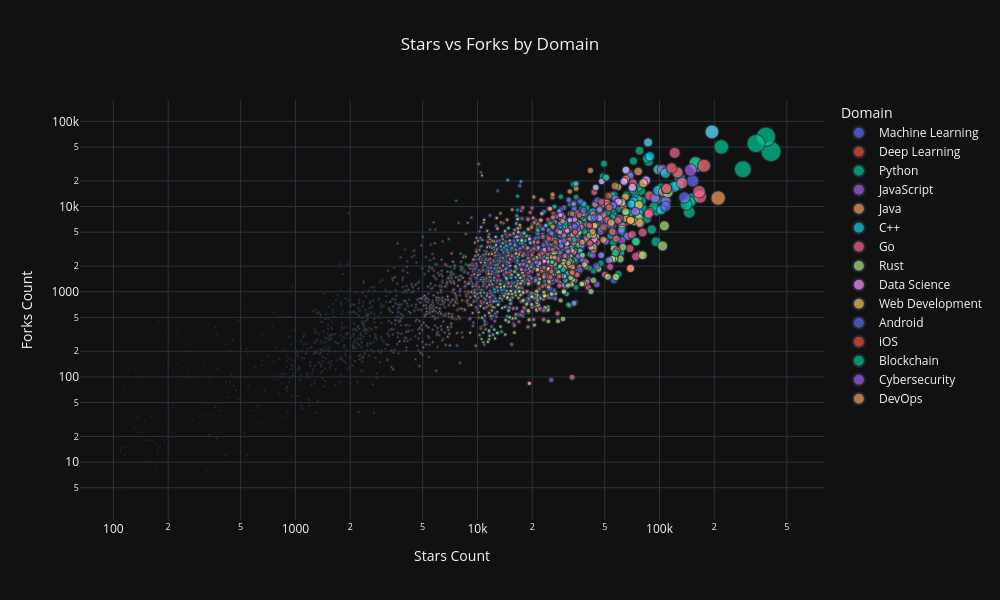

Source (notebook cell):
### Markdown cell above
# 8. Interactive Visualizations with Plotly (if available)

### Code cell
# Interactive visualizations will only run if plotly is available
if plotly_available:
    # Interactive scatter plot: Stars vs Forks colored by Domain
    fig = px.scatter(df, 
                     x='Stars Count', 
                     y='Forks Count', 
                     color='Domain',
                     size='Stars Count',
                     hover_data=['Repository Name', 'Owner Login', 'Primary Language'],
                     title='Interactive: Stars vs Forks by Domain',
                     width=1000, 
                     height=600)

    fig.update_layout(
        title={'text': "Stars vs Forks by Domain", 'x': 0.5, 'xanchor': 'center'},
        xaxis_title="Stars Count",
        yaxis_title="Forks Count")
    
    fig.update_xaxes(type="log")
    fig.update_yaxes(type="log")

    fig.update_layout(template="plotly_dark")
fig.update_layout(template="plotly_dark")
fig.show()

### Figure 1 — Plotly figure (JSON) as saved in the notebook; plotly's stock layout.template omitted (floating-point values rounded to 4 significant figures; data arrays with more than 128 entries replaced by an {"elided": "..."} marker saying what was removed)
{"data": [{"customdata": {"elided": "200x3 str values"}, "hovertemplate": "Domain=Machine Learning<br>Stars Count=%{marker.size}<br>Forks Count=%{y}<br>Repository Name=%{customdata[0]}<br>Owner Login=%{customdata[1]}<br>Primary Language=%{customdata[2]}<extra></extra>", "legendgroup": "Machine Learning", "marker": {"color": "#636efa", "size": {"elided": "200 int values"}, "sizemode": "area", "sizeref": 1024.0, "symbol": "circle"}, "mode": "markers", "name": "Machine Learning", "showlegend": true, "type": "scattergl", "x": {"elided": "200 int values"}, "xaxis": "x", "y": {"elided": "200 int values"}, "yaxis": "y"}, {"customdata": {"elided": "200x3 str values"}, "hovertemplate": "Domain=Deep Learning<br>Stars Count=%{marker.size}<br>Forks Count=%{y}<br>Repository Name=%{customdata[0]}<br>Owner Login=%{customdata[1]}<br>Primary Language=%{customdata[2]}<extra></extra>", "legendgroup": "Deep Learning", "marker": {"color": "#EF553B", "size": {"elided": "200 int values"}, "sizemode": "area", "sizeref": 1024.0, "symbol": "circle"}, "mode": "markers", "name": "Deep Learning", "showlegend": true, "type": "scattergl", "x": {"elided": "200 int values"}, "xaxis": "x", "y": {"elided": "200 int values"}, "yaxis": "y"}, {"customdata": {"elided": "200x3 str values"}, "hovertemplate": "Domain=Python<br>Stars Count=%{marker.size}<br>Forks Count=%{y}<br>Repository Name=%{customdata[0]}<br>Owner Login=%{customdata[1]}<br>Primary Language=%{customdata[2]}<extra></extra>", "legendgroup": "Python", "marker": {"color": "#00cc96", "size": {"elided": "200 int values"}, "sizemode": "area", "sizeref": 1024.0, "symbol": "circle"}, "mode": "markers", "name": "Python", "showlegend": true, "type": "scattergl", "x": {"elided": "200 int values"}, "xaxis": "x", "y": {"elided": "200 int values"}, "yaxis": "y"}, {"customdata": {"elided": "200x3 str values"}, "hovertemplate": "Domain=JavaScript<br>Stars Count=%{marker.size}<br>Forks Count=%{y}<br>Repository Name=%{customdata[0]}<br>Owner Login=%{customdata[1]}<br>Primary Language=%{customdata[2]}<extra></extra>", "legendgroup": "JavaScript", "marker": {"color": "#ab63fa", "size": {"elided": "200 int values"}, "sizemode": "area", "sizeref": 1024.0, "symbol": "circle"}, "mode": "markers", "name": "JavaScript", "showlegend": true, "type": "scattergl", "x": {"elided": "200 int values"}, "xaxis": "x", "y": {"elided": "200 int values"}, "yaxis": "y"}, {"customdata": {"elided": "200x3 str values"}, "hovertemplate": "Domain=Java<br>Stars Count=%{marker.size}<br>Forks Count=%{y}<br>Repository Name=%{customdata[0]}<br>Owner Login=%{customdata[1]}<br>Primary Language=%{customdata[2]}<extra></extra>", "legendgroup": "Java", "marker": {"color": "#FFA15A", "size": {"elided": "200 int values"}, "sizemode": "area", "sizeref": 1024.0, "symbol": "circle"}, "mode": "markers", "name": "Java", "showlegend": true, "type": "scattergl", "x": {"elided": "200 int values"}, "xaxis": "x", "y": {"elided": "200 int values"}, "yaxis": "y"}, {"customdata": {"elided": "200x3 str values"}, "hovertemplate": "Domain=C++<br>Stars Count=%{marker.size}<br>Forks Count=%{y}<br>Repository Name=%{customdata[0]}<br>Owner Login=%{customdata[1]}<br>Primary Language=%{customdata[2]}<extra></extra>", "legendgroup": "C++", "marker": {"color": "#19d3f3", "size": {"elided": "200 int values"}, "sizemode": "area", "sizeref": 1024.0, "symbol": "circle"}, "mode": "markers", "name": "C++", "showlegend": true, "type": "scattergl", "x": {"elided": "200 int values"}, "xaxis": "x", "y": {"elided": "200 int values"}, "yaxis": "y"}, {"customdata": {"elided": "200x3 str values"}, "hovertemplate": "Domain=Go<br>Stars Count=%{marker.size}<br>Forks Count=%{y}<br>Repository Name=%{customdata[0]}<br>Owner Login=%{customdata[1]}<br>Primary Language=%{customdata[2]}<extra></extra>", "legendgroup": "Go", "marker": {"color": "#FF6692", "size": {"elided": "200 int values"}, "sizemode": "area", "sizeref": 1024.0, "symbol": "circle"}, "mode": "markers", "name": "Go", "showlegend": true, "type": "scattergl", "x": {"elided": "200 int values"}, "xaxis": "x", "y": {"elided": "200 int values"}, "yaxis": "y"}, {"customdata": {"elided": "200x3 str values"}, "hovertemplate": "Domain=Rust<br>Stars Count=%{marker.size}<br>Forks Count=%{y}<br>Repository Name=%{customdata[0]}<br>Owner Login=%{customdata[1]}<br>Primary Language=%{customdata[2]}<extra></extra>", "legendgroup": "Rust", "marker": {"color": "#B6E880", "size": {"elided": "200 int values"}, "sizemode": "area", "sizeref": 1024.0, "symbol": "circle"}, "mode": "markers", "name": "Rust", "showlegend": true, "type": "scattergl", "x": {"elided": "200 int values"}, "xaxis": "x", "y": {"elided": "200 int values"}, "yaxis": "y"}, {"customdata": {"elided": "200x3 str values"}, "hovertemplate": "Domain=Data Science<br>Stars Count=%{marker.size}<br>Forks Count=%{y}<br>Repository Name=%{customdata[0]}<br>Owner Login=%{customdata[1]}<br>Primary Language=%{customdata[2]}<extra></extra>", "legendgroup": "Data Science", "marker": {"color": "#FF97FF", "size": {"elided": "200 int values"}, "sizemode": "area", "sizeref": 1024.0, "symbol": "circle"}, "mode": "markers", "name": "Data Science", "showlegend": true, "type": "scattergl", "x": {"elided": "200 int values"}, "xaxis": "x", "y": {"elided": "200 int values"}, "yaxis": "y"}, {"customdata": {"elided": "200x3 str values"}, "hovertemplate": "Domain=Web Development<br>Stars Count=%{marker.size}<br>Forks Count=%{y}<br>Repository Name=%{customdata[0]}<br>Owner Login=%{customdata[1]}<br>Primary Language=%{customdata[2]}<extra></extra>", "legendgroup": "Web Development", "marker": {"color": "#FECB52", "size": {"elided": "200 int values"}, "sizemode": "area", "sizeref": 1024.0, "symbol": "circle"}, "mode": "markers", "name": "Web Development", "showlegend": true, "type": "scattergl", "x": {"elided": "200 int values"}, "xaxis": "x", "y": {"elided": "200 int values"}, "yaxis": "y"}, {"customdata": {"elided": "200x3 str values"}, "hovertemplate": "Domain=Android<br>Stars Count=%{marker.size}<br>Forks Count=%{y}<br>Repository Name=%{customdata[0]}<br>Owner Login=%{customdata[1]}<br>Primary Language=%{customdata[2]}<extra></extra>", "legendgroup": "Android", "marker": {"color": "#636efa", "size": {"elided": "200 int values"}, "sizemode": "area", "sizeref": 1024.0, "symbol": "circle"}, "mode": "markers", "name": "Android", "showlegend": true, "type": "scattergl", "x": {"elided": "200 int values"}, "xaxis": "x", "y": {"elided": "200 int values"}, "yaxis": "y"}, {"customdata": {"elided": "200x3 str values"}, "hovertemplate": "Domain=iOS<br>Stars Count=%{marker.size}<br>Forks Count=%{y}<br>Repository Name=%{customdata[0]}<br>Owner Login=%{customdata[1]}<br>Primary Language=%{customdata[2]}<extra></extra>", "legendgroup": "iOS", "marker": {"color": "#EF553B", "size": {"elided": "200 int values"}, "sizemode": "area", "sizeref": 1024.0, "symbol": "circle"}, "mode": "markers", "name": "iOS", "showlegend": true, "type": "scattergl", "x": {"elided": "200 int values"}, "xaxis": "x", "y": {"elided": "200 int values"}, "yaxis": "y"}, {"customdata": {"elided": "200x3 str values"}, "hovertemplate": "Domain=Blockchain<br>Stars Count=%{marker.size}<br>Forks Count=%{y}<br>Repository Name=%{customdata[0]}<br>Owner Login=%{customdata[1]}<br>Primary Language=%{customdata[2]}<extra></extra>", "legendgroup": "Blockchain", "marker": {"color": "#00cc96", "size": {"elided": "200 int values"}, "sizemode": "area", "sizeref": 1024.0, "symbol": "circle"}, "mode": "markers", "name": "Blockchain", "showlegend": true, "type": "scattergl", "x": {"elided": "200 int values"}, "xaxis": "x", "y": {"elided": "200 int values"}, "yaxis": "y"}, {"customdata": {"elided": "200x3 str values"}, "hovertemplate": "Domain=Cybersecurity<br>Stars Count=%{marker.size}<br>Forks Count=%{y}<br>Repository Name=%{customdata[0]}<br>Owner Login=%{customdata[1]}<br>Primary Language=%{customdata[2]}<extra></extra>", "legendgroup": "Cybersecurity", "marker": {"color": "#ab63fa", "size": {"elided": "200 int values"}, "sizemode": "area", "sizeref": 1024.0, "symbol": "circle"}, "mode": "markers", "name": "Cybersecurity", "showlegend": true, "type": "scattergl", "x": {"elided": "200 int values"}, "xaxis": "x", "y": {"elided": "200 int values"}, "yaxis": "y"}, {"customdata": {"elided": "200x3 str values"}, "hovertemplate": "Domain=DevOps<br>Stars Count=%{marker.size}<br>Forks Count=%{y}<br>Repository Name=%{customdata[0]}<br>Owner Login=%{customdata[1]}<br>Primary Language=%{customdata[2]}<extra></extra>", "legendgroup": "DevOps", "marker": {"color": "#FFA15A", "size": {"elided": "200 int values"}, "sizemode": "area", "sizeref": 1024.0, "symbol": "circle"}, "mode": "markers", "name": "DevOps", "showlegend": true, "type": "scattergl", "x": {"elided": "200 int values"}, "xaxis": "x", "y": {"elided": "200 int values"}, "yaxis": "y"}], "layout": {"height": 600, "legend": {"itemsizing": "constant", "title": {"text": "Domain"}, "tracegroupgap": 0}, "title": {"text": "Stars vs Forks by Domain", "x": 0.5, "xanchor": "center"}, "width": 1000, "xaxis": {"anchor": "y", "domain": [0, 1], "title": {"text": "Stars Count"}, "type": "log"}, "yaxis": {"anchor": "x", "domain": [0, 1], "title": {"text": "Forks Count"}, "type": "log"}}}
